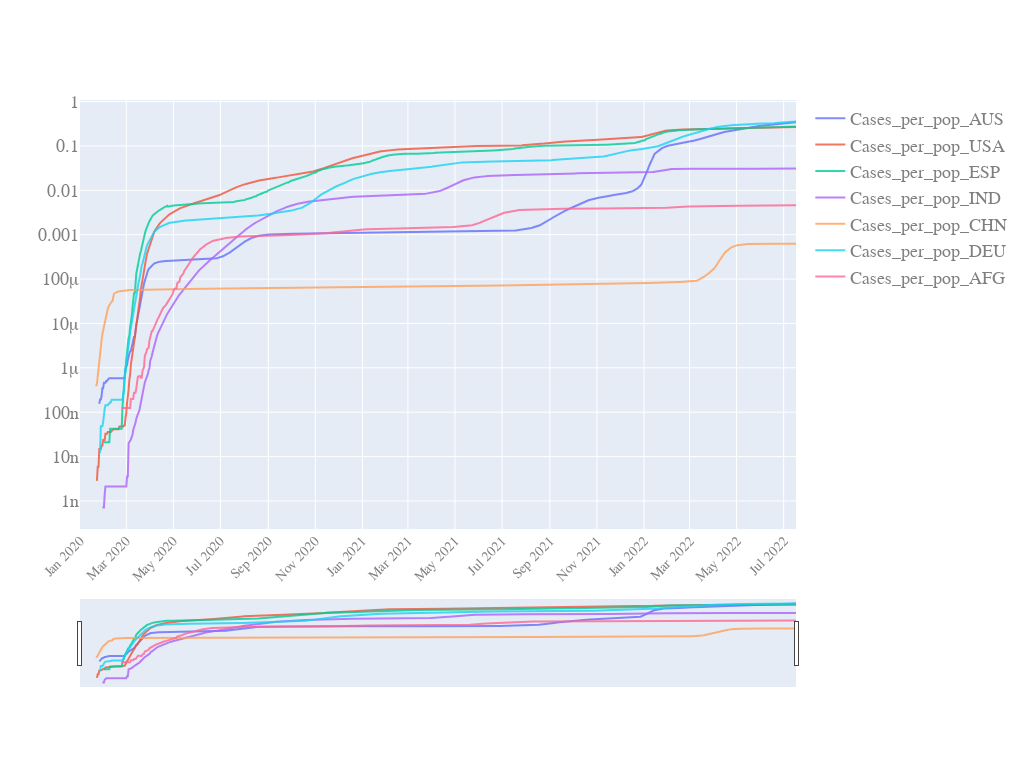

Notebook code for this chart:
### Code cell
quick_plot(df_list.date, df_list.iloc[:, 1:], y_scale='log', slider=True)

### Figure 1 — Plotly figure (JSON) as saved in the notebook; plotly's stock layout.template omitted (floating-point values rounded to 4 significant figures; data arrays with more than 128 entries replaced by an {"elided": "..."} marker saying what was removed)
{"data": [{"name": "Cases_per_pop_AUS", "opacity": 0.8, "type": "scatter", "x": {"elided": "929 str values"}, "y": {"elided": "929 float values"}}, {"name": "Cases_per_pop_USA", "opacity": 0.8, "type": "scatter", "x": {"elided": "929 str values"}, "y": {"elided": "929 float values"}}, {"name": "Cases_per_pop_ESP", "opacity": 0.8, "type": "scatter", "x": {"elided": "929 str values"}, "y": {"elided": "929 float values"}}, {"name": "Cases_per_pop_IND", "opacity": 0.8, "type": "scatter", "x": {"elided": "929 str values"}, "y": {"elided": "929 float values"}}, {"name": "Cases_per_pop_CHN", "opacity": 0.8, "type": "scatter", "x": {"elided": "929 str values"}, "y": {"elided": "929 float values"}}, {"name": "Cases_per_pop_DEU", "opacity": 0.8, "type": "scatter", "x": {"elided": "929 str values"}, "y": {"elided": "929 float values"}}, {"name": "Cases_per_pop_AFG", "opacity": 0.8, "type": "scatter", "x": {"elided": "929 str values"}, "y": {"elided": "929 float values"}}], "layout": {"autosize": true, "font": {"color": "#7f7f7f", "family": "PT Sans, monospace", "size": 18}, "height": 768, "width": 1024, "xaxis": {"nticks": 20, "rangeslider": {"visible": true}, "tickangle": -45, "tickfont": {"color": "#7f7f7f", "size": 14}}, "yaxis": {"type": "log"}}}
